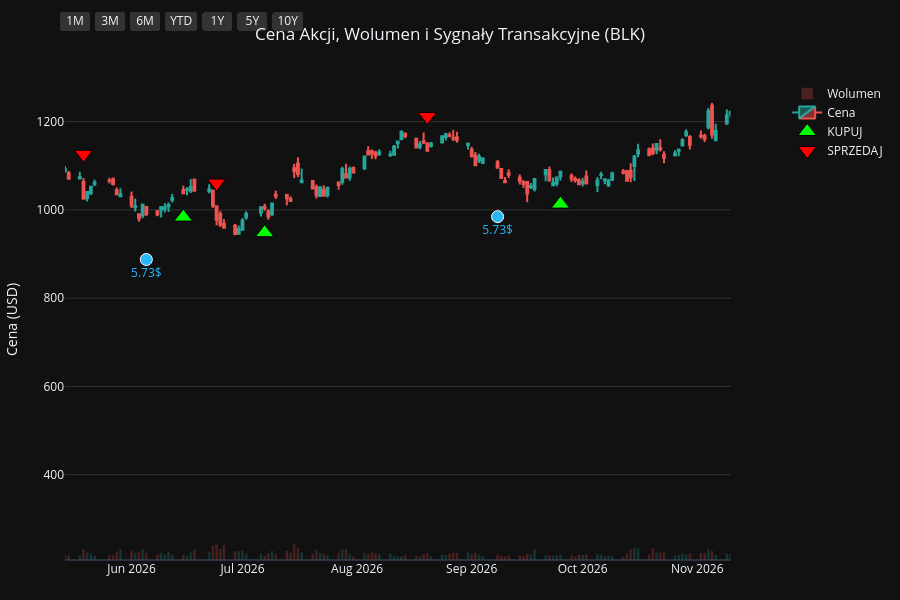
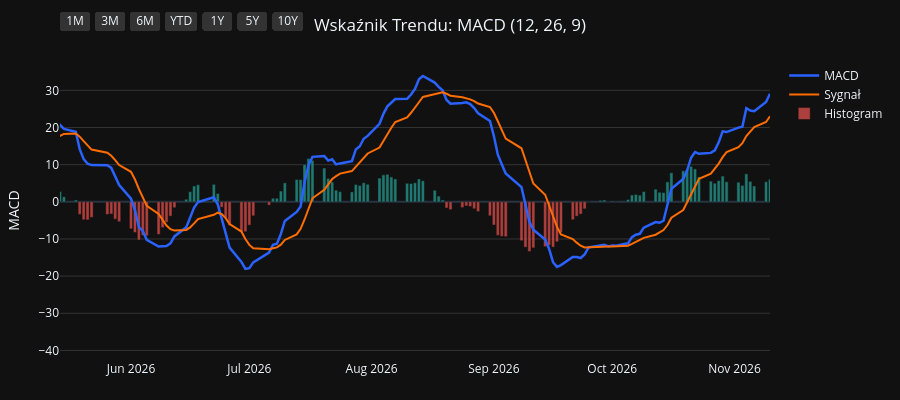
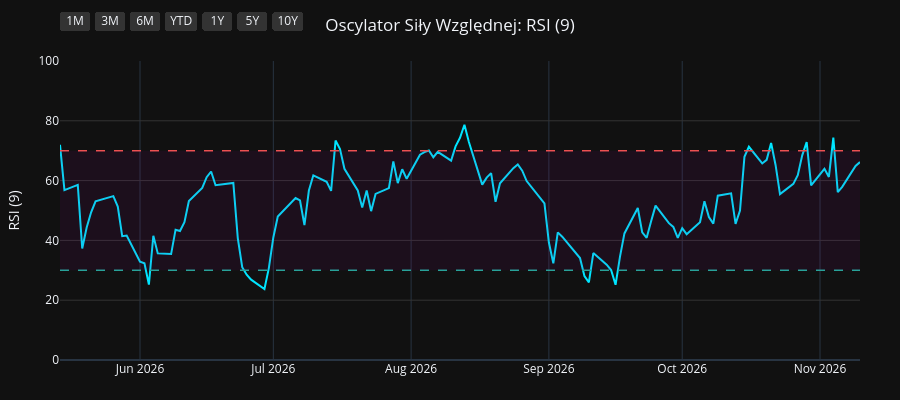
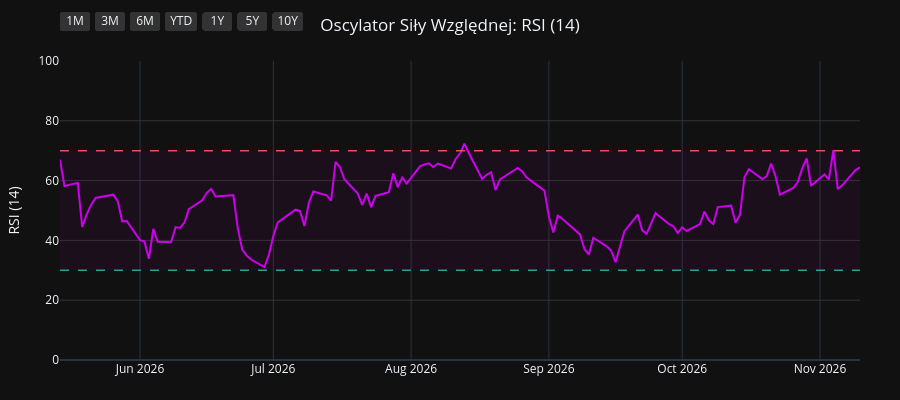

Notebook code cell kept with these figures, in order:
### Code cell
import os
import yfinance as yf
import pandas as pd
import pandas_ta as ta
import plotly.graph_objects as go
from plotly.subplots import make_subplots

# 1. Pobranie i przygotowanie danych
symbol = os.environ.get("STOCK_TICKER", "").strip().upper()
if not symbol:
    raise RuntimeError("Set STOCK_TICKER before running price_extractor.ipynb")
df = yf.Ticker(symbol).history(period="10y")
df.index = df.index.tz_localize(None)

# Wskaźniki i sygnały
df.ta.macd(fast=12, slow=26, signal=9, append=True)
df.ta.rsi(length=9, append=True)
df.ta.rsi(length=14, append=True)
df.ta.rsi(length=21, append=True)
df.dropna(inplace=True)

macd = df['MACD_12_26_9']
signal = df['MACDs_12_26_9']
wczorajszy_macd = macd.shift(1)
wczorajszy_signal = signal.shift(1)

df['Decyzja'] = 'BRAK'
df.loc[(macd > signal) & (wczorajszy_macd <= wczorajszy_signal), 'Decyzja'] = 'KUPUJ'
df.loc[(macd < signal) & (wczorajszy_macd >= wczorajszy_signal), 'Decyzja'] = 'SPRZEDAJ'

df_kupuj = df[df['Decyzja'] == 'KUPUJ']
df_sprzedaj = df[df['Decyzja'] == 'SPRZEDAJ']
df_dywidendy = df[df['Dividends'] > 0]
df_splity = df[df['Stock Splits'] > 0]

# Wspólna konfiguracja osi X
konfiguracja_osi_x = dict(
    type="date",
    showspikes=True, spikemode="across", spikesnap="cursor", spikedash="dot", spikecolor="#ffffff", spikethickness=1, hoverformat="%Y-%m-%d",
    rangeselector=dict(
        buttons=list([
            dict(count=1, label="1M", step="month", stepmode="backward"),
            dict(count=3, label="3M", step="month", stepmode="backward"),
            dict(count=6, label="6M", step="month", stepmode="backward"),
            dict(count=1, label="YTD", step="year", stepmode="todate"),
            dict(count=1, label="1Y", step="year", stepmode="backward"),
            dict(count=5, label="5Y", step="year", stepmode="backward"),
            dict(step="all", label="10Y")
        ]),
        bgcolor="#333333", activecolor="#2962ff", x=0, y=1.1
    )
)

# ==========================================
# WYKRES 1: CENA + WOLUMEN + SYGNAŁY
# ==========================================
fig1 = make_subplots(specs=[[{"secondary_y": True}]])

kolory_wolumenu = ['#26a69a' if row['Close'] >= row['Open'] else '#ef5350' for index, row in df.iterrows()]
fig1.add_trace(go.Bar(x=df.index, y=df['Volume'], marker_color=kolory_wolumenu, opacity=0.25, name='Wolumen'), secondary_y=True)
fig1.add_trace(go.Candlestick(x=df.index, open=df['Open'], high=df['High'], low=df['Low'], close=df['Close'], name='Cena', increasing_line_color='#26a69a', decreasing_line_color='#ef5350'), secondary_y=False)
fig1.add_trace(go.Scatter(x=df_kupuj.index, y=df_kupuj['Low'] * 0.95, customdata=df_kupuj[['Low', 'High']], mode='markers', marker=dict(symbol='triangle-up', size=16, color='#00ff00', line=dict(width=1, color='black')), name='KUPUJ', hovertemplate='KUPUJ<br>Najniższa: %{customdata[0]:.2f}<br>Najwyższa: %{customdata[1]:.2f}<extra></extra>'), secondary_y=False)
fig1.add_trace(go.Scatter(x=df_sprzedaj.index, y=df_sprzedaj['High'] * 1.05, customdata=df_sprzedaj[['Low', 'High']], mode='markers', marker=dict(symbol='triangle-down', size=16, color='#ff0000', line=dict(width=1, color='black')), name='SPRZEDAJ', hovertemplate='SPRZEDAJ<br>Najniższa: %{customdata[0]:.2f}<br>Najwyższa: %{customdata[1]:.2f}<extra></extra>'), secondary_y=False)

if not df_dywidendy.empty:
    fig1.add_trace(go.Scatter(x=df_dywidendy.index, y=df_dywidendy['Low'] * 0.90, mode='markers+text', marker=dict(symbol='circle', size=12, color='#29b6f6', line=dict(width=1, color='white')), text=df_dywidendy['Dividends'].apply(lambda x: f"{x}$"), textposition="bottom center", name='Dywidenda', showlegend=False, hovertemplate='Dywidenda: %{text}<extra></extra>', textfont=dict(color="#29b6f6")), secondary_y=False)
if not df_splity.empty:
                    fig1.add_trace(go.Scatter(x=df_splity.index, y=df_splity['High'], mode='markers+text', marker=dict(symbol='star', size=16, color='#ffee58', line=dict(width=1, color='black')), text=df_splity['Stock Splits'].apply(lambda x: f"{x:g}:1" if x >= 1 else f"1:{1 / x:g}"), textposition="top center", name='Split', hovertemplate='%{text}<extra></extra>', textfont=dict(color="#ffee58")), secondary_y=False)

fig1.update_layout(title=dict(text=f"Cena Akcji, Wolumen i Sygnały Transakcyjne ({symbol})", x=0.5, xanchor='center'), dragmode='pan', xaxis_rangeslider_visible=False, template='plotly_dark', height=600, hovermode='x unified', margin=dict(l=60, r=40, t=60, b=40))
fig1.update_xaxes(**konfiguracja_osi_x)
fig1.update_xaxes(range=[df.index.max() - pd.Timedelta(days=180), df.index.max()])
fig1.update_yaxes(title_text="Cena (USD)", secondary_y=False, gridcolor='#333333')
fig1.update_yaxes(range=[0, df['Volume'].max() * 4], showgrid=False, showticklabels=False, secondary_y=True)
fig1.show(config={'scrollZoom': True})

# ==========================================
# WYKRES 2: WSKAŹNIK MACD
# ==========================================
fig2 = go.Figure()
fig2.add_trace(go.Scatter(x=df.index, y=df['MACD_12_26_9'], line=dict(color='#2962ff', width=2.5), name='MACD'))
fig2.add_trace(go.Scatter(x=df.index, y=df['MACDs_12_26_9'], line=dict(color='#ff6d00', width=2), name='Sygnał'))
kolory_macd = ['#26a69a' if val >= 0 else '#ef5350' for val in df['MACDh_12_26_9']]
fig2.add_trace(go.Bar(x=df.index, y=df['MACDh_12_26_9'], marker_color=kolory_macd, name='Histogram', opacity=0.7))
fig2.update_layout(title=dict(text="Wskaźnik Trendu: MACD (12, 26, 9)", x=0.5, xanchor='center'), dragmode='pan', xaxis_rangeslider_visible=False, template='plotly_dark', height=400, hovermode='x unified', margin=dict(l=60, r=40, t=60, b=40))
fig2.update_xaxes(**konfiguracja_osi_x)
fig2.update_xaxes(range=[df.index.max() - pd.Timedelta(days=180), df.index.max()])
fig2.update_yaxes(title_text="MACD", gridcolor='#333333')
fig2.show(config={'scrollZoom': True})

# ==========================================
# WYKRES 3: OSCYLATOR RSI (9)
# ==========================================
fig3 = go.Figure()
fig3.add_trace(go.Scatter(x=df.index, y=df['RSI_9'], line=dict(color='#00e5ff', width=2), name='RSI (9)'))
fig3.add_hline(y=70, line_dash="dash", line_color="#ef5350", line_width=1.5)
fig3.add_hline(y=30, line_dash="dash", line_color="#26a69a", line_width=1.5)
fig3.add_hrect(y0=30, y1=70, line_width=0, fillcolor="purple", opacity=0.1)
fig3.update_layout(title=dict(text="Oscylator Siły Względnej: RSI (9)", x=0.5, xanchor='center'), dragmode='pan', xaxis_rangeslider_visible=False, template='plotly_dark', height=400, hovermode='x unified', margin=dict(l=60, r=40, t=60, b=40))
fig3.update_xaxes(**konfiguracja_osi_x)
fig3.update_xaxes(range=[df.index.max() - pd.Timedelta(days=180), df.index.max()])
fig3.update_yaxes(title_text="RSI (9)", range=[0, 100], gridcolor='#333333')
fig3.show(config={'scrollZoom': True})

# ==========================================
# WYKRES 4: OSCYLATOR RSI (14)
# ==========================================
fig4 = go.Figure()
fig4.add_trace(go.Scatter(x=df.index, y=df['RSI_14'], line=dict(color='#d500f9', width=2), name='RSI (14)'))
fig4.add_hline(y=70, line_dash="dash", line_color="#ef5350", line_width=1.5)
fig4.add_hline(y=30, line_dash="dash", line_color="#26a69a", line_width=1.5)
fig4.add_hrect(y0=30, y1=70, line_width=0, fillcolor="purple", opacity=0.1)
fig4.update_layout(title=dict(text="Oscylator Siły Względnej: RSI (14)", x=0.5, xanchor='center'), dragmode='pan', xaxis_rangeslider_visible=False, template='plotly_dark', height=400, hovermode='x unified', margin=dict(l=60, r=40, t=60, b=40))
fig4.update_xaxes(**konfiguracja_osi_x)
fig4.update_xaxes(range=[df.index.max() - pd.Timedelta(days=180), df.index.max()])
fig4.update_yaxes(title_text="RSI (14)", range=[0, 100], gridcolor='#333333')
fig4.show(config={'scrollZoom': True})

# ==========================================
# WYKRES 5: OSCYLATOR RSI (21)
# ==========================================
fig5 = go.Figure()
fig5.add_trace(go.Scatter(x=df.index, y=df['RSI_21'], line=dict(color='#64dd17', width=2), name='RSI (21)'))
fig5.add_hline(y=70, line_dash="dash", line_color="#ef5350", line_width=1.5)
fig5.add_hline(y=30, line_dash="dash", line_color="#26a69a", line_width=1.5)
fig5.add_hrect(y0=30, y1=70, line_width=0, fillcolor="purple", opacity=0.1)
fig5.update_layout(title=dict(text="Oscylator Siły Względnej: RSI (21)", x=0.5, xanchor='center'), dragmode='pan', xaxis_rangeslider_visible=False, template='plotly_dark', height=400, hovermode='x unified', margin=dict(l=60, r=40, t=60, b=40))
fig5.update_xaxes(**konfiguracja_osi_x)
fig5.update_xaxes(range=[df.index.max() - pd.Timedelta(days=180), df.index.max()])
fig5.update_yaxes(title_text="RSI (21)", range=[0, 100], gridcolor='#333333')
fig5.show(config={'scrollZoom': True})

### Figure 1 — Plotly figure (JSON) as saved in the notebook; plotly's stock layout.template omitted (floating-point values rounded to 4 significant figures; data arrays with more than 128 entries replaced by an {"elided": "..."} marker saying what was removed)
{"data": [{"marker": {"color": {"elided": "2479 str values"}}, "name": "Wolumen", "opacity": 0.25, "type": "bar", "x": {"elided": "2479 str values"}, "xaxis": "x", "y": {"elided": "2479 int values"}, "yaxis": "y2"}, {"close": {"elided": "2479 float values"}, "decreasing": {"line": {"color": "#ef5350"}}, "high": {"elided": "2479 float values"}, "increasing": {"line": {"color": "#26a69a"}}, "low": {"elided": "2479 float values"}, "name": "Cena", "open": {"elided": "2479 float values"}, "type": "candlestick", "x": {"elided": "2479 str values"}, "xaxis": "x", "yaxis": "y"}, {"customdata": {"elided": "97x2 float values"}, "hovertemplate": "KUPUJ<br>Najniższa: %{customdata[0]:.2f}<br>Najwyższa: %{customdata[1]:.2f}<extra></extra>", "marker": {"color": "#00ff00", "line": {"color": "black", "width": 1}, "size": 16, "symbol": "triangle-up"}, "mode": "markers", "name": "KUPUJ", "type": "scatter", "x": ["2017-02-10T00:00:00", "2017-03-31T00:00:00", "2017-04-24T00:00:00", "2017-05-15T00:00:00", "2017-07-13T00:00:00", "2017-09-01T00:00:00", "2017-09-08T00:00:00", "2017-11-24T00:00:00", "2017-12-18T00:00:00", "2018-01-09T00:00:00", "2018-02-23T00:00:00", "2018-03-05T00:00:00", "2018-04-27T00:00:00", "2018-05-04T00:00:00", "2018-06-06T00:00:00", "2018-07-12T00:00:00", "2018-08-22T00:00:00", "2018-10-02T00:00:00", "2018-10-31T00:00:00", "2018-12-28T00:00:00", "2019-02-12T00:00:00", "2019-04-02T00:00:00", "2019-06-06T00:00:00", "2019-08-29T00:00:00", "2019-10-15T00:00:00", "2019-12-16T00:00:00", "2020-01-10T00:00:00", "2020-01-30T00:00:00", "2020-02-06T00:00:00", "2020-03-26T00:00:00", "2020-05-07T00:00:00", "2020-05-18T00:00:00", "2020-07-15T00:00:00", "2020-08-13T00:00:00", "2020-08-17T00:00:00", "2020-08-28T00:00:00", "2020-09-02T00:00:00", "2020-09-29T00:00:00", "2020-11-05T00:00:00", "2021-01-06T00:00:00", "2021-03-09T00:00:00", "2021-05-05T00:00:00", "2021-05-26T00:00:00", "2021-07-02T00:00:00", "2021-08-04T00:00:00", "2021-10-13T00:00:00", "2021-12-13T00:00:00", "2021-12-16T00:00:00", "2021-12-27T00:00:00", "2022-02-01T00:00:00", "2022-03-03T00:00:00", "2022-03-14T00:00:00", "2022-05-17T00:00:00", "2022-06-24T00:00:00", "2022-07-19T00:00:00", "2022-10-14T00:00:00", "2023-01-04T00:00:00", "2023-01-06T00:00:00", "2023-01-26T00:00:00", "2023-02-02T00:00:00", "2023-03-21T00:00:00", "2023-05-18T00:00:00", "2023-07-11T00:00:00", "2023-08-29T00:00:00", "2023-10-17T00:00:00", "2023-11-01T00:00:00", "2023-12-13T00:00:00", "2024-02-12T00:00:00", "2024-02-20T00:00:00", "2024-03-28T00:00:00", "2024-04-29T00:00:00", "2024-06-17T00:00:00", "2024-08-16T00:00:00", "2024-08-23T00:00:00", "2024-09-17T00:00:00", "2024-10-11T00:00:00", "2024-11-06T00:00:00", "2024-12-10T00:00:00", "2025-01-21T00:00:00", "2025-03-06T00:00:00", "2025-03-17T00:00:00", "2025-04-17T00:00:00", "2025-04-22T00:00:00", "2025-06-25T00:00:00", "2025-07-17T00:00:00", "2025-07-25T00:00:00", "2025-08-13T00:00:00", "2025-09-17T00:00:00", "2025-10-14T00:00:00", "2025-11-28T00:00:00", "2026-01-15T00:00:00", "2026-02-20T00:00:00", "2026-02-25T00:00:00", "2026-03-23T00:00:00", "2026-06-15T00:00:00", "2026-07-07T00:00:00", "2026-09-25T00:00:00"], "xaxis": "x", "y": [283.9, 287.0, 288.9, 289.8, 329.3, 320.2, 314.2, 364.9, 394.1, 404.4, 414.7, 406.6, 399.8, 388.9, 414.3, 385.2, 365.6, 366.9, 316.6, 302.4, 325.9, 344.2, 347.5, 332.1, 349.3, 405.2, 412.6, 427.5, 437.6, 330.3, 401.8, 419.1, 459.3, 481.1, 482.0, 485.5, 487.2, 455.6, 544.2, 593.7, 587.0, 699.6, 725.8, 738.0, 734.0, 717.0, 772.8, 774.7, 771.0, 693.7, 616.8, 590.9, 509.2, 541.8, 519.8, 472.8, 620.3, 617.7, 648.8, 663.5, 576.7, 568.8, 617.3, 596.8, 559.5, 540.0, 675.2, 713.5, 704.5, 748.0, 680.3, 694.0, 787.0, 785.5, 815.8, 877.8, 911.4, 957.9, 919.3, 868.9, 859.5, 797.6, 796.1, 925.8, 997.1, 1035.0, 1063.0, 1039.0, 1056.0, 970.9, 1052.0, 998.3, 992.1, 907.0, 983.7, 948.4, 1013.0], "yaxis": "y"}, {"customdata": {"elided": "96x2 float values"}, "hovertemplate": "SPRZEDAJ<br>Najniższa: %{customdata[0]:.2f}<br>Najwyższa: %{customdata[1]:.2f}<extra></extra>", "marker": {"color": "#ff0000", "line": {"color": "black", "width": 1}, "size": 16, "symbol": "triangle-down"}, "mode": "markers", "name": "SPRZEDAJ", "type": "scatter", "x": ["2017-03-07T00:00:00", "2017-04-19T00:00:00", "2017-05-04T00:00:00", "2017-06-21T00:00:00", "2017-07-17T00:00:00", "2017-09-06T00:00:00", "2017-10-23T00:00:00", "2017-12-15T00:00:00", "2017-12-19T00:00:00", "2018-01-30T00:00:00", "2018-03-02T00:00:00", "2018-03-22T00:00:00", "2018-05-03T00:00:00", "2018-05-29T00:00:00", "2018-06-14T00:00:00", "2018-08-01T00:00:00", "2018-10-01T00:00:00", "2018-10-03T00:00:00", "2018-12-07T00:00:00", "2019-02-08T00:00:00", "2019-03-05T00:00:00", "2019-05-06T00:00:00", "2019-07-17T00:00:00", "2019-10-02T00:00:00", "2019-11-20T00:00:00", "2019-12-18T00:00:00", "2020-01-28T00:00:00", "2020-01-31T00:00:00", "2020-02-21T00:00:00", "2020-05-06T00:00:00", "2020-05-11T00:00:00", "2020-06-11T00:00:00", "2020-07-28T00:00:00", "2020-08-14T00:00:00", "2020-08-18T00:00:00", "2020-08-31T00:00:00", "2020-09-03T00:00:00", "2020-10-27T00:00:00", "2020-12-09T00:00:00", "2021-01-19T00:00:00", "2021-04-22T00:00:00", "2021-05-12T00:00:00", "2021-06-09T00:00:00", "2021-07-15T00:00:00", "2021-09-07T00:00:00", "2021-11-16T00:00:00", "2021-12-14T00:00:00", "2021-12-20T00:00:00", "2022-01-05T00:00:00", "2022-02-11T00:00:00", "2022-03-04T00:00:00", "2022-04-11T00:00:00", "2022-06-13T00:00:00", "2022-07-12T00:00:00", "2022-08-22T00:00:00", "2022-11-25T00:00:00", "2023-01-05T00:00:00", "2023-01-20T00:00:00", "2023-01-30T00:00:00", "2023-02-03T00:00:00", "2023-04-26T00:00:00", "2023-06-23T00:00:00", "2023-07-27T00:00:00", "2023-09-21T00:00:00", "2023-10-18T00:00:00", "2023-12-08T00:00:00", "2023-12-26T00:00:00", "2024-02-13T00:00:00", "2024-03-14T00:00:00", "2024-04-02T00:00:00", "2024-05-24T00:00:00", "2024-08-05T00:00:00", "2024-08-20T00:00:00", "2024-09-05T00:00:00", "2024-10-07T00:00:00", "2024-10-23T00:00:00", "2024-11-19T00:00:00", "2024-12-18T00:00:00", "2025-02-06T00:00:00", "2025-03-07T00:00:00", "2025-04-03T00:00:00", "2025-04-21T00:00:00", "2025-05-29T00:00:00", "2025-07-16T00:00:00", "2025-07-21T00:00:00", "2025-07-28T00:00:00", "2025-08-18T00:00:00", "2025-10-10T00:00:00", "2025-10-17T00:00:00", "2026-01-12T00:00:00", "2026-01-27T00:00:00", "2026-02-23T00:00:00", "2026-03-02T00:00:00", "2026-05-19T00:00:00", "2026-06-24T00:00:00", "2026-08-20T00:00:00"], "xaxis": "x", "y": [322.3, 320.8, 321.2, 356.3, 361.1, 351.5, 403.5, 436.1, 440.4, 483.3, 456.5, 474.5, 437.2, 457.2, 455.6, 435.8, 410.5, 414.5, 355.3, 359.0, 380.7, 418.1, 419.6, 381.0, 437.2, 449.5, 476.9, 481.6, 504.7, 442.6, 447.6, 497.2, 520.3, 536.9, 539.0, 547.4, 552.0, 569.4, 656.2, 682.1, 747.5, 783.4, 820.9, 823.7, 870.1, 889.7, 855.4, 841.8, 864.7, 733.5, 682.3, 693.8, 574.6, 584.0, 665.2, 706.1, 689.2, 713.7, 728.7, 739.8, 640.5, 665.9, 729.3, 664.6, 623.6, 739.3, 799.9, 782.3, 821.0, 821.6, 785.3, 850.1, 873.2, 890.9, 963.8, 1016.0, 1052.0, 1074.0, 1036.0, 970.0, 944.7, 885.5, 997.0, 1112.0, 1136.0, 1152.0, 1167.0, 1214.0, 1209.0, 1127.0, 1163.0, 1145.0, 1111.0, 1126.0, 1061.0, 1212.0], "yaxis": "y"}, {"hovertemplate": "Dywidenda: %{text}<extra></extra>", "marker": {"color": "#29b6f6", "line": {"color": "white", "width": 1}, "size": 12, "symbol": "circle"}, "mode": "markers+text", "name": "Dywidenda", "showlegend": false, "text": ["2.5$", "2.5$", "2.5$", "2.5$", "2.88$", "2.88$", "3.13$", "3.13$", "3.3$", "3.3$", "3.3$", "3.3$", "3.63$", "3.63$", "3.63$", "3.63$", "4.13$", "4.13$", "4.13$", "4.13$", "4.88$", "4.88$", "4.88$", "4.88$", "5.0$", "5.0$", "5.0$", "5.0$", "5.1$", "5.1$", "5.1$", "5.1$", "5.21$", "5.21$", "5.21$", "5.21$", "5.73$", "5.73$", "5.73$"], "textfont": {"color": "#29b6f6"}, "textposition": "bottom center", "type": "scatter", "x": ["2017-03-02T00:00:00", "2017-06-01T00:00:00", "2017-08-31T00:00:00", "2017-12-01T00:00:00", "2018-03-06T00:00:00", "2018-06-06T00:00:00", "2018-09-06T00:00:00", "2018-12-06T00:00:00", "2019-03-05T00:00:00", "2019-06-05T00:00:00", "2019-09-04T00:00:00", "2019-12-05T00:00:00", "2020-03-04T00:00:00", "2020-06-04T00:00:00", "2020-09-03T00:00:00", "2020-12-03T00:00:00", "2021-03-04T00:00:00", "2021-06-03T00:00:00", "2021-09-03T00:00:00", "2021-12-06T00:00:00", "2022-03-04T00:00:00", "2022-06-03T00:00:00", "2022-09-06T00:00:00", "2022-12-06T00:00:00", "2023-03-06T00:00:00", "2023-06-07T00:00:00", "2023-09-07T00:00:00", "2023-12-06T00:00:00", "2024-03-06T00:00:00", "2024-06-07T00:00:00", "2024-09-09T00:00:00", "2024-12-05T00:00:00", "2025-03-07T00:00:00", "2025-06-05T00:00:00", "2025-09-05T00:00:00", "2025-12-05T00:00:00", "2026-03-06T00:00:00", "2026-06-05T00:00:00", "2026-09-08T00:00:00"], "xaxis": "x", "y": [278.9, 292.4, 299.7, 355.7, 393.6, 392.5, 346.6, 283.4, 322.9, 322.8, 313.5, 369.5, 369.8, 419.4, 448.3, 559.0, 534.4, 693.2, 744.7, 713.1, 560.7, 542.3, 530.0, 576.6, 570.4, 560.1, 572.4, 629.2, 699.6, 655.1, 751.9, 892.4, 801.7, 858.3, 959.2, 941.1, 844.8, 887.5, 984.8], "yaxis": "y"}], "layout": {"dragmode": "pan", "height": 600, "hovermode": "x unified", "margin": {"b": 40, "l": 60, "r": 40, "t": 60}, "title": {"text": "Cena Akcji, Wolumen i Sygnały Transakcyjne (BLK)", "x": 0.5, "xanchor": "center"}, "xaxis": {"anchor": "y", "domain": [0.0, 0.94], "hoverformat": "%Y-%m-%d", "range": ["2026-05-14T00:00:00", "2026-11-10T00:00:00"], "rangeselector": {"activecolor": "#2962ff", "bgcolor": "#333333", "buttons": [{"count": 1, "label": "1M", "step": "month", "stepmode": "backward"}, {"count": 3, "label": "3M", "step": "month", "stepmode": "backward"}, {"count": 6, "label": "6M", "step": "month", "stepmode": "backward"}, {"count": 1, "label": "YTD", "step": "year", "stepmode": "todate"}, {"count": 1, "label": "1Y", "step": "year", "stepmode": "backward"}, {"count": 5, "label": "5Y", "step": "year", "stepmode": "backward"}, {"label": "10Y", "step": "all"}], "x": 0, "y": 1.1}, "rangeslider": {"visible": false}, "showspikes": true, "spikecolor": "#ffffff", "spikedash": "dot", "spikemode": "across", "spikesnap": "cursor", "spikethickness": 1, "type": "date"}, "yaxis": {"anchor": "x", "domain": [0.0, 1.0], "gridcolor": "#333333", "title": {"text": "Cena (USD)"}}, "yaxis2": {"anchor": "x", "overlaying": "y", "range": [0, 47216400], "showgrid": false, "showticklabels": false, "side": "right"}}}

### Figure 2 — Plotly figure (JSON) as saved in the notebook; plotly's stock layout.template omitted (floating-point values rounded to 4 significant figures; data arrays with more than 128 entries replaced by an {"elided": "..."} marker saying what was removed)
{"data": [{"line": {"color": "#2962ff", "width": 2.5}, "name": "MACD", "type": "scatter", "x": {"elided": "2479 str values"}, "y": {"elided": "2479 float values"}}, {"line": {"color": "#ff6d00", "width": 2}, "name": "Sygnał", "type": "scatter", "x": {"elided": "2479 str values"}, "y": {"elided": "2479 float values"}}, {"marker": {"color": {"elided": "2479 str values"}}, "name": "Histogram", "opacity": 0.7, "type": "bar", "x": {"elided": "2479 str values"}, "y": {"elided": "2479 float values"}}], "layout": {"dragmode": "pan", "height": 400, "hovermode": "x unified", "margin": {"b": 40, "l": 60, "r": 40, "t": 60}, "title": {"text": "Wskaźnik Trendu: MACD (12, 26, 9)", "x": 0.5, "xanchor": "center"}, "xaxis": {"hoverformat": "%Y-%m-%d", "range": ["2026-05-14T00:00:00", "2026-11-10T00:00:00"], "rangeselector": {"activecolor": "#2962ff", "bgcolor": "#333333", "buttons": [{"count": 1, "label": "1M", "step": "month", "stepmode": "backward"}, {"count": 3, "label": "3M", "step": "month", "stepmode": "backward"}, {"count": 6, "label": "6M", "step": "month", "stepmode": "backward"}, {"count": 1, "label": "YTD", "step": "year", "stepmode": "todate"}, {"count": 1, "label": "1Y", "step": "year", "stepmode": "backward"}, {"count": 5, "label": "5Y", "step": "year", "stepmode": "backward"}, {"label": "10Y", "step": "all"}], "x": 0, "y": 1.1}, "rangeslider": {"visible": false}, "showspikes": true, "spikecolor": "#ffffff", "spikedash": "dot", "spikemode": "across", "spikesnap": "cursor", "spikethickness": 1, "type": "date"}, "yaxis": {"gridcolor": "#333333", "title": {"text": "MACD"}}}}

### Figure 3 — Plotly figure (JSON) as saved in the notebook; plotly's stock layout.template omitted (floating-point values rounded to 4 significant figures; data arrays with more than 128 entries replaced by an {"elided": "..."} marker saying what was removed)
{"data": [{"line": {"color": "#00e5ff", "width": 2}, "name": "RSI (9)", "type": "scatter", "x": {"elided": "2479 str values"}, "y": {"elided": "2479 float values"}}], "layout": {"dragmode": "pan", "height": 400, "hovermode": "x unified", "margin": {"b": 40, "l": 60, "r": 40, "t": 60}, "shapes": [{"line": {"color": "#ef5350", "dash": "dash", "width": 1.5}, "type": "line", "x0": 0, "x1": 1, "xref": "x domain", "y0": 70, "y1": 70, "yref": "y"}, {"line": {"color": "#26a69a", "dash": "dash", "width": 1.5}, "type": "line", "x0": 0, "x1": 1, "xref": "x domain", "y0": 30, "y1": 30, "yref": "y"}, {"fillcolor": "purple", "line": {"width": 0}, "opacity": 0.1, "type": "rect", "x0": 0, "x1": 1, "xref": "x domain", "y0": 30, "y1": 70, "yref": "y"}], "title": {"text": "Oscylator Siły Względnej: RSI (9)", "x": 0.5, "xanchor": "center"}, "xaxis": {"hoverformat": "%Y-%m-%d", "range": ["2026-05-14T00:00:00", "2026-11-10T00:00:00"], "rangeselector": {"activecolor": "#2962ff", "bgcolor": "#333333", "buttons": [{"count": 1, "label": "1M", "step": "month", "stepmode": "backward"}, {"count": 3, "label": "3M", "step": "month", "stepmode": "backward"}, {"count": 6, "label": "6M", "step": "month", "stepmode": "backward"}, {"count": 1, "label": "YTD", "step": "year", "stepmode": "todate"}, {"count": 1, "label": "1Y", "step": "year", "stepmode": "backward"}, {"count": 5, "label": "5Y", "step": "year", "stepmode": "backward"}, {"label": "10Y", "step": "all"}], "x": 0, "y": 1.1}, "rangeslider": {"visible": false}, "showspikes": true, "spikecolor": "#ffffff", "spikedash": "dot", "spikemode": "across", "spikesnap": "cursor", "spikethickness": 1, "type": "date"}, "yaxis": {"gridcolor": "#333333", "range": [0, 100], "title": {"text": "RSI (9)"}}}}

### Figure 4 — Plotly figure (JSON) as saved in the notebook; plotly's stock layout.template omitted (floating-point values rounded to 4 significant figures; data arrays with more than 128 entries replaced by an {"elided": "..."} marker saying what was removed)
{"data": [{"line": {"color": "#d500f9", "width": 2}, "name": "RSI (14)", "type": "scatter", "x": {"elided": "2479 str values"}, "y": {"elided": "2479 float values"}}], "layout": {"dragmode": "pan", "height": 400, "hovermode": "x unified", "margin": {"b": 40, "l": 60, "r": 40, "t": 60}, "shapes": [{"line": {"color": "#ef5350", "dash": "dash", "width": 1.5}, "type": "line", "x0": 0, "x1": 1, "xref": "x domain", "y0": 70, "y1": 70, "yref": "y"}, {"line": {"color": "#26a69a", "dash": "dash", "width": 1.5}, "type": "line", "x0": 0, "x1": 1, "xref": "x domain", "y0": 30, "y1": 30, "yref": "y"}, {"fillcolor": "purple", "line": {"width": 0}, "opacity": 0.1, "type": "rect", "x0": 0, "x1": 1, "xref": "x domain", "y0": 30, "y1": 70, "yref": "y"}], "title": {"text": "Oscylator Siły Względnej: RSI (14)", "x": 0.5, "xanchor": "center"}, "xaxis": {"hoverformat": "%Y-%m-%d", "range": ["2026-05-14T00:00:00", "2026-11-10T00:00:00"], "rangeselector": {"activecolor": "#2962ff", "bgcolor": "#333333", "buttons": [{"count": 1, "label": "1M", "step": "month", "stepmode": "backward"}, {"count": 3, "label": "3M", "step": "month", "stepmode": "backward"}, {"count": 6, "label": "6M", "step": "month", "stepmode": "backward"}, {"count": 1, "label": "YTD", "step": "year", "stepmode": "todate"}, {"count": 1, "label": "1Y", "step": "year", "stepmode": "backward"}, {"count": 5, "label": "5Y", "step": "year", "stepmode": "backward"}, {"label": "10Y", "step": "all"}], "x": 0, "y": 1.1}, "rangeslider": {"visible": false}, "showspikes": true, "spikecolor": "#ffffff", "spikedash": "dot", "spikemode": "across", "spikesnap": "cursor", "spikethickness": 1, "type": "date"}, "yaxis": {"gridcolor": "#333333", "range": [0, 100], "title": {"text": "RSI (14)"}}}}
